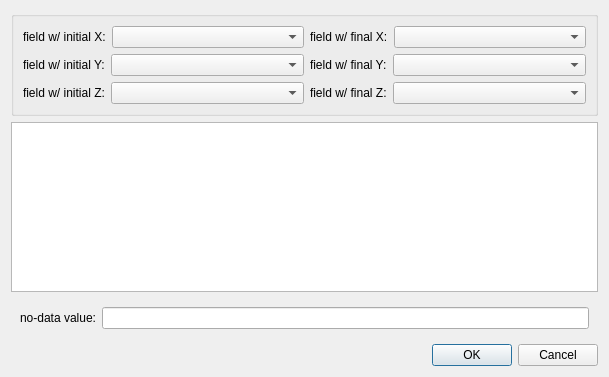
<?xml version="1.0" encoding="UTF-8"?>
<ui version="4.0">
 <class>SegmentSetDialog</class>
 <widget class="QDialog" name="SegmentSetDialog">
  <property name="geometry">
   <rect>
    <x>0</x>
    <y>0</y>
    <width>609</width>
    <height>377</height>
   </rect>
  </property>
  <property name="windowTitle">
   <string>Dialog</string>
  </property>
  <layout class="QVBoxLayout" name="verticalLayout">
   <item>
    <widget class="QGroupBox" name="groupBox">
     <property name="title">
      <string/>
     </property>
     <layout class="QVBoxLayout" name="verticalLayout_2">
      <item>
       <layout class="QHBoxLayout" name="horizontalLayout">
        <item>
         <widget class="QLabel" name="label">
          <property name="sizePolicy">
           <sizepolicy hsizetype="Minimum" vsizetype="Preferred">
            <horstretch>0</horstretch>
            <verstretch>0</verstretch>
           </sizepolicy>
          </property>
          <property name="text">
           <string>field w/ initial X:</string>
          </property>
         </widget>
        </item>
        <item>
         <widget class="QComboBox" name="cmbX0">
          <property name="sizePolicy">
           <sizepolicy hsizetype="MinimumExpanding" vsizetype="Fixed">
            <horstretch>0</horstretch>
            <verstretch>0</verstretch>
           </sizepolicy>
          </property>
         </widget>
        </item>
        <item>
         <widget class="QLabel" name="label_5">
          <property name="text">
           <string>field w/ final X:</string>
          </property>
         </widget>
        </item>
        <item>
         <widget class="QComboBox" name="cmbX1">
          <property name="sizePolicy">
           <sizepolicy hsizetype="MinimumExpanding" vsizetype="Fixed">
            <horstretch>0</horstretch>
            <verstretch>0</verstretch>
           </sizepolicy>
          </property>
         </widget>
        </item>
       </layout>
      </item>
      <item>
       <layout class="QHBoxLayout" name="horizontalLayout_2">
        <item>
         <widget class="QLabel" name="label_2">
          <property name="sizePolicy">
           <sizepolicy hsizetype="Minimum" vsizetype="Preferred">
            <horstretch>0</horstretch>
            <verstretch>0</verstretch>
           </sizepolicy>
          </property>
          <property name="text">
           <string>field w/ initial Y:</string>
          </property>
         </widget>
        </item>
        <item>
         <widget class="QComboBox" name="cmbY0">
          <property name="sizePolicy">
           <sizepolicy hsizetype="MinimumExpanding" vsizetype="Fixed">
            <horstretch>0</horstretch>
            <verstretch>0</verstretch>
           </sizepolicy>
          </property>
         </widget>
        </item>
        <item>
         <widget class="QLabel" name="label_6">
          <property name="text">
           <string>field w/ final Y:</string>
          </property>
         </widget>
        </item>
        <item>
         <widget class="QComboBox" name="cmbY1">
          <property name="sizePolicy">
           <sizepolicy hsizetype="MinimumExpanding" vsizetype="Fixed">
            <horstretch>0</horstretch>
            <verstretch>0</verstretch>
           </sizepolicy>
          </property>
         </widget>
        </item>
       </layout>
      </item>
      <item>
       <layout class="QHBoxLayout" name="horizontalLayout_3">
        <item>
         <widget class="QLabel" name="label_3">
          <property name="sizePolicy">
           <sizepolicy hsizetype="Minimum" vsizetype="Preferred">
            <horstretch>0</horstretch>
            <verstretch>0</verstretch>
           </sizepolicy>
          </property>
          <property name="text">
           <string>field w/ initial Z:</string>
          </property>
         </widget>
        </item>
        <item>
         <widget class="QComboBox" name="cmbZ0">
          <property name="sizePolicy">
           <sizepolicy hsizetype="MinimumExpanding" vsizetype="Fixed">
            <horstretch>0</horstretch>
            <verstretch>0</verstretch>
           </sizepolicy>
          </property>
         </widget>
        </item>
        <item>
         <widget class="QLabel" name="label_7">
          <property name="text">
           <string>field w/ final Z:</string>
          </property>
         </widget>
        </item>
        <item>
         <widget class="QComboBox" name="cmbZ1">
          <property name="sizePolicy">
           <sizepolicy hsizetype="MinimumExpanding" vsizetype="Fixed">
            <horstretch>0</horstretch>
            <verstretch>0</verstretch>
           </sizepolicy>
          </property>
         </widget>
        </item>
       </layout>
      </item>
     </layout>
    </widget>
   </item>
   <item>
    <widget class="QPlainTextEdit" name="txtFileSample">
     <property name="minimumSize">
      <size>
       <width>400</width>
       <height>0</height>
      </size>
     </property>
     <property name="font">
      <font>
       <family>Courier New</family>
      </font>
     </property>
     <property name="lineWrapMode">
      <enum>QPlainTextEdit::NoWrap</enum>
     </property>
     <property name="readOnly">
      <bool>true</bool>
     </property>
    </widget>
   </item>
   <item>
    <widget class="QWidget" name="widget" native="true">
     <layout class="QHBoxLayout" name="horizontalLayout_4">
      <item>
       <widget class="QLabel" name="label_4">
        <property name="text">
         <string>no-data value:</string>
        </property>
       </widget>
      </item>
      <item>
       <widget class="QLineEdit" name="txtNDV"/>
      </item>
     </layout>
    </widget>
   </item>
   <item>
    <widget class="QDialogButtonBox" name="buttonBox">
     <property name="orientation">
      <enum>Qt::Horizontal</enum>
     </property>
     <property name="standardButtons">
      <set>QDialogButtonBox::Cancel|QDialogButtonBox::Ok</set>
     </property>
    </widget>
   </item>
  </layout>
 </widget>
 <resources/>
 <connections>
  <connection>
   <sender>buttonBox</sender>
   <signal>accepted()</signal>
   <receiver>SegmentSetDialog</receiver>
   <slot>accept()</slot>
   <hints>
    <hint type="sourcelabel">
     <x>474</x>
     <y>356</y>
    </hint>
    <hint type="destinationlabel">
     <x>419</x>
     <y>372</y>
    </hint>
   </hints>
  </connection>
  <connection>
   <sender>buttonBox</sender>
   <signal>rejected()</signal>
   <receiver>SegmentSetDialog</receiver>
   <slot>reject()</slot>
   <hints>
    <hint type="sourcelabel">
     <x>308</x>
     <y>360</y>
    </hint>
    <hint type="destinationlabel">
     <x>263</x>
     <y>371</y>
    </hint>
   </hints>
  </connection>
 </connections>
</ui>
